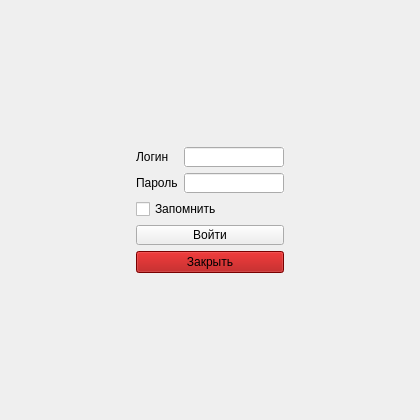
<?xml version="1.0" encoding="UTF-8"?>
<ui version="4.0">
 <class>Login</class>
 <widget class="QWidget" name="Login">
  <property name="windowModality">
   <enum>Qt::ApplicationModal</enum>
  </property>
  <property name="geometry">
   <rect>
    <x>0</x>
    <y>0</y>
    <width>420</width>
    <height>420</height>
   </rect>
  </property>
  <property name="maximumSize">
   <size>
    <width>420</width>
    <height>420</height>
   </size>
  </property>
  <property name="focusPolicy">
   <enum>Qt::StrongFocus</enum>
  </property>
  <property name="windowTitle">
   <string>Eurosense-Login</string>
  </property>
  <property name="windowIcon">
   <iconset resource="res.qrc">
    <normaloff>:/PNG/images/Logo3.PNG</normaloff>:/PNG/images/Logo3.PNG</iconset>
  </property>
  <property name="autoFillBackground">
   <bool>true</bool>
  </property>
  <property name="styleSheet">
   <string notr="true"/>
  </property>
  <layout class="QGridLayout" name="gridLayout_2">
   <property name="leftMargin">
    <number>0</number>
   </property>
   <property name="topMargin">
    <number>0</number>
   </property>
   <property name="rightMargin">
    <number>0</number>
   </property>
   <property name="bottomMargin">
    <number>0</number>
   </property>
   <property name="spacing">
    <number>0</number>
   </property>
   <item row="0" column="0">
    <widget class="QWidget" name="widget" native="true">
     <property name="maximumSize">
      <size>
       <width>420</width>
       <height>420</height>
      </size>
     </property>
     <property name="autoFillBackground">
      <bool>true</bool>
     </property>
     <property name="styleSheet">
      <string notr="true"/>
     </property>
     <layout class="QGridLayout" name="gridLayout_3">
      <item row="0" column="1">
       <spacer name="verticalSpacer">
        <property name="orientation">
         <enum>Qt::Vertical</enum>
        </property>
        <property name="sizeHint" stdset="0">
         <size>
          <width>20</width>
          <height>127</height>
         </size>
        </property>
       </spacer>
      </item>
      <item row="1" column="1">
       <layout class="QGridLayout" name="gridLayout">
        <item row="0" column="0">
         <layout class="QHBoxLayout" name="horizontalLayout">
          <item>
           <layout class="QVBoxLayout" name="verticalLayout_2">
            <item>
             <widget class="QLabel" name="label">
              <property name="palette">
               <palette>
                <active/>
                <inactive/>
                <disabled/>
               </palette>
              </property>
              <property name="autoFillBackground">
               <bool>true</bool>
              </property>
              <property name="styleSheet">
               <string notr="true"/>
              </property>
              <property name="text">
               <string>Логин</string>
              </property>
             </widget>
            </item>
            <item>
             <widget class="QLabel" name="label_2">
              <property name="palette">
               <palette>
                <active/>
                <inactive/>
                <disabled/>
               </palette>
              </property>
              <property name="autoFillBackground">
               <bool>true</bool>
              </property>
              <property name="styleSheet">
               <string notr="true"/>
              </property>
              <property name="text">
               <string>Пароль</string>
              </property>
             </widget>
            </item>
           </layout>
          </item>
          <item>
           <layout class="QVBoxLayout" name="verticalLayout">
            <item>
             <widget class="QLineEdit" name="lin_login">
              <property name="maximumSize">
               <size>
                <width>100</width>
                <height>20</height>
               </size>
              </property>
              <property name="palette">
               <palette>
                <active/>
                <inactive/>
                <disabled/>
               </palette>
              </property>
              <property name="autoFillBackground">
               <bool>true</bool>
              </property>
              <property name="styleSheet">
               <string notr="true"/>
              </property>
             </widget>
            </item>
            <item>
             <widget class="QLineEdit" name="lin_password">
              <property name="maximumSize">
               <size>
                <width>100</width>
                <height>20</height>
               </size>
              </property>
              <property name="palette">
               <palette>
                <active/>
                <inactive/>
                <disabled/>
               </palette>
              </property>
              <property name="autoFillBackground">
               <bool>true</bool>
              </property>
              <property name="styleSheet">
               <string notr="true"/>
              </property>
             </widget>
            </item>
           </layout>
          </item>
         </layout>
        </item>
        <item row="1" column="0">
         <widget class="QCheckBox" name="checkBox">
          <property name="palette">
           <palette>
            <active/>
            <inactive/>
            <disabled/>
           </palette>
          </property>
          <property name="focusPolicy">
           <enum>Qt::StrongFocus</enum>
          </property>
          <property name="autoFillBackground">
           <bool>true</bool>
          </property>
          <property name="styleSheet">
           <string notr="true"/>
          </property>
          <property name="text">
           <string>Запомнить</string>
          </property>
         </widget>
        </item>
        <item row="2" column="0">
         <widget class="QPushButton" name="button_login">
          <property name="maximumSize">
           <size>
            <width>150</width>
            <height>20</height>
           </size>
          </property>
          <property name="palette">
           <palette>
            <active/>
            <inactive/>
            <disabled/>
           </palette>
          </property>
          <property name="autoFillBackground">
           <bool>true</bool>
          </property>
          <property name="styleSheet">
           <string notr="true"/>
          </property>
          <property name="text">
           <string>Войти</string>
          </property>
         </widget>
        </item>
        <item row="3" column="0">
         <widget class="QPushButton" name="button_exit">
          <property name="palette">
           <palette>
            <active>
             <colorrole role="Button">
              <brush brushstyle="SolidPattern">
               <color alpha="255">
                <red>170</red>
                <green>0</green>
                <blue>0</blue>
               </color>
              </brush>
             </colorrole>
             <colorrole role="Base">
              <brush brushstyle="SolidPattern">
               <color alpha="255">
                <red>170</red>
                <green>0</green>
                <blue>0</blue>
               </color>
              </brush>
             </colorrole>
             <colorrole role="Window">
              <brush brushstyle="SolidPattern">
               <color alpha="255">
                <red>170</red>
                <green>0</green>
                <blue>0</blue>
               </color>
              </brush>
             </colorrole>
            </active>
            <inactive>
             <colorrole role="Button">
              <brush brushstyle="SolidPattern">
               <color alpha="255">
                <red>170</red>
                <green>0</green>
                <blue>0</blue>
               </color>
              </brush>
             </colorrole>
             <colorrole role="Base">
              <brush brushstyle="SolidPattern">
               <color alpha="255">
                <red>170</red>
                <green>0</green>
                <blue>0</blue>
               </color>
              </brush>
             </colorrole>
             <colorrole role="Window">
              <brush brushstyle="SolidPattern">
               <color alpha="255">
                <red>170</red>
                <green>0</green>
                <blue>0</blue>
               </color>
              </brush>
             </colorrole>
            </inactive>
            <disabled>
             <colorrole role="Button">
              <brush brushstyle="SolidPattern">
               <color alpha="255">
                <red>170</red>
                <green>0</green>
                <blue>0</blue>
               </color>
              </brush>
             </colorrole>
             <colorrole role="Base">
              <brush brushstyle="SolidPattern">
               <color alpha="255">
                <red>170</red>
                <green>0</green>
                <blue>0</blue>
               </color>
              </brush>
             </colorrole>
             <colorrole role="Window">
              <brush brushstyle="SolidPattern">
               <color alpha="255">
                <red>170</red>
                <green>0</green>
                <blue>0</blue>
               </color>
              </brush>
             </colorrole>
            </disabled>
           </palette>
          </property>
          <property name="autoFillBackground">
           <bool>false</bool>
          </property>
          <property name="styleSheet">
           <string notr="true">background-color: rgb(170, 0, 0);</string>
          </property>
          <property name="text">
           <string>Закрыть</string>
          </property>
         </widget>
        </item>
       </layout>
      </item>
      <item row="2" column="1">
       <spacer name="verticalSpacer_2">
        <property name="orientation">
         <enum>Qt::Vertical</enum>
        </property>
        <property name="sizeHint" stdset="0">
         <size>
          <width>20</width>
          <height>127</height>
         </size>
        </property>
       </spacer>
      </item>
      <item row="1" column="0">
       <spacer name="horizontalSpacer_2">
        <property name="orientation">
         <enum>Qt::Horizontal</enum>
        </property>
        <property name="sizeHint" stdset="0">
         <size>
          <width>122</width>
          <height>20</height>
         </size>
        </property>
       </spacer>
      </item>
      <item row="1" column="2">
       <spacer name="horizontalSpacer">
        <property name="orientation">
         <enum>Qt::Horizontal</enum>
        </property>
        <property name="sizeHint" stdset="0">
         <size>
          <width>112</width>
          <height>20</height>
         </size>
        </property>
       </spacer>
      </item>
     </layout>
    </widget>
   </item>
  </layout>
 </widget>
 <resources>
  <include location="res.qrc"/>
 </resources>
 <connections/>
</ui>
